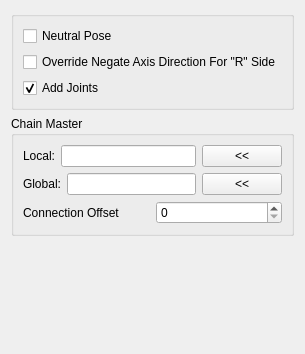
<?xml version="1.0" encoding="UTF-8"?>
<ui version="4.0">
 <class>Form</class>
 <widget class="QWidget" name="Form">
  <property name="geometry">
   <rect>
    <x>0</x>
    <y>0</y>
    <width>294</width>
    <height>354</height>
   </rect>
  </property>
  <property name="windowTitle">
   <string>Form</string>
  </property>
  <layout class="QGridLayout" name="gridLayout">
   <item row="1" column="0">
    <widget class="QGroupBox" name="groupBox_3">
     <property name="sizePolicy">
      <sizepolicy hsizetype="Minimum" vsizetype="Minimum">
       <horstretch>0</horstretch>
       <verstretch>0</verstretch>
      </sizepolicy>
     </property>
     <property name="title">
      <string>Chain Master</string>
     </property>
     <layout class="QGridLayout" name="gridLayout_4">
      <item row="0" column="0">
       <layout class="QHBoxLayout" name="horizontalLayout_2">
        <item>
         <widget class="QLabel" name="label">
          <property name="text">
           <string>Local:</string>
          </property>
         </widget>
        </item>
        <item>
         <widget class="QLineEdit" name="masterLocal_lineEdit"/>
        </item>
        <item>
         <widget class="QPushButton" name="masterLocal_pushButton">
          <property name="text">
           <string>&lt;&lt;</string>
          </property>
         </widget>
        </item>
       </layout>
      </item>
      <item row="1" column="0">
       <layout class="QHBoxLayout" name="horizontalLayout_4">
        <item>
         <widget class="QLabel" name="label_3">
          <property name="text">
           <string>Global:</string>
          </property>
         </widget>
        </item>
        <item>
         <widget class="QLineEdit" name="masterGlobal_lineEdit"/>
        </item>
        <item>
         <widget class="QPushButton" name="masterGlobal_pushButton">
          <property name="text">
           <string>&lt;&lt;</string>
          </property>
         </widget>
        </item>
       </layout>
      </item>
      <item row="2" column="0">
       <layout class="QHBoxLayout" name="horizontalLayout_6">
        <item>
         <widget class="QLabel" name="jntNb_label_3">
          <property name="text">
           <string>Connection Offset</string>
          </property>
         </widget>
        </item>
        <item>
         <widget class="QSpinBox" name="cnxOffset_spinBox">
          <property name="toolTip">
           <string>&lt;html&gt;&lt;head/&gt;&lt;body&gt;&lt;p&gt;Index value to offset the connection between the Master chains and the slave chain. For example if the slave chain need to start the rotation from the second segment of the master chain, the offset will be 1.&lt;/p&gt;&lt;p&gt;&lt;span style=&quot; font-weight:600;&quot;&gt;WARNING&lt;/span&gt;: If  connection is out of index, will fallback to connect to the latest section in the master&lt;/p&gt;&lt;/body&gt;&lt;/html&gt;</string>
          </property>
          <property name="minimum">
           <number>0</number>
          </property>
          <property name="maximum">
           <number>9999</number>
          </property>
          <property name="value">
           <number>0</number>
          </property>
         </widget>
        </item>
       </layout>
      </item>
     </layout>
    </widget>
   </item>
   <item row="2" column="0">
    <spacer name="verticalSpacer">
     <property name="orientation">
      <enum>Qt::Vertical</enum>
     </property>
     <property name="sizeHint" stdset="0">
      <size>
       <width>20</width>
       <height>40</height>
      </size>
     </property>
    </spacer>
   </item>
   <item row="0" column="0">
    <widget class="QGroupBox" name="groupBox">
     <property name="title">
      <string/>
     </property>
     <layout class="QGridLayout" name="gridLayout_2">
      <item row="0" column="0">
       <layout class="QVBoxLayout" name="verticalLayout">
        <item>
         <widget class="QCheckBox" name="neutralPose_checkBox">
          <property name="text">
           <string notr="true">Neutral Pose</string>
          </property>
         </widget>
        </item>
        <item>
         <widget class="QCheckBox" name="overrideNegate_checkBox">
          <property name="text">
           <string notr="true">Override Negate Axis Direction For &quot;R&quot; Side</string>
          </property>
         </widget>
        </item>
        <item>
         <widget class="QCheckBox" name="addJoints_checkBox">
          <property name="text">
           <string notr="true">Add Joints</string>
          </property>
          <property name="checked">
           <bool>true</bool>
          </property>
         </widget>
        </item>
       </layout>
      </item>
     </layout>
    </widget>
   </item>
  </layout>
 </widget>
 <resources/>
 <connections/>
</ui>
